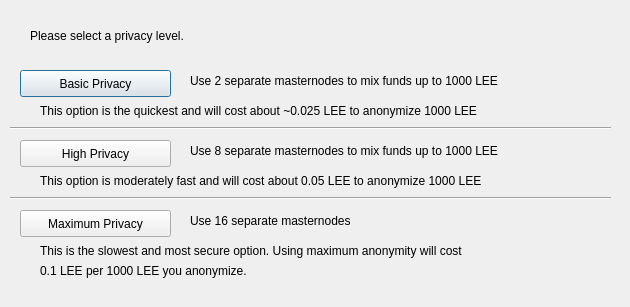
<?xml version="1.0" encoding="UTF-8"?>
<ui version="4.0">
 <class>DarksendConfig</class>
 <widget class="QDialog" name="DarksendConfig">
  <property name="geometry">
   <rect>
    <x>0</x>
    <y>0</y>
    <width>630</width>
    <height>307</height>
   </rect>
  </property>
  <property name="windowTitle">
   <string>Configure Darksend</string>
  </property>
  <widget class="QPushButton" name="buttonBasic">
   <property name="geometry">
    <rect>
     <x>20</x>
     <y>70</y>
     <width>151</width>
     <height>27</height>
    </rect>
   </property>
   <property name="text">
    <string>Basic Privacy</string>
   </property>
  </widget>
  <widget class="QPushButton" name="buttonHigh">
   <property name="geometry">
    <rect>
     <x>20</x>
     <y>140</y>
     <width>151</width>
     <height>27</height>
    </rect>
   </property>
   <property name="text">
    <string>High Privacy</string>
   </property>
  </widget>
  <widget class="QPushButton" name="buttonMax">
   <property name="geometry">
    <rect>
     <x>20</x>
     <y>210</y>
     <width>151</width>
     <height>27</height>
    </rect>
   </property>
   <property name="text">
    <string>Maximum Privacy</string>
   </property>
  </widget>
  <widget class="QLabel" name="label">
   <property name="geometry">
    <rect>
     <x>30</x>
     <y>20</y>
     <width>571</width>
     <height>31</height>
    </rect>
   </property>
   <property name="text">
    <string>Please select a privacy level.</string>
   </property>
  </widget>
  <widget class="QLabel" name="label_2">
   <property name="geometry">
    <rect>
     <x>190</x>
     <y>70</y>
     <width>421</width>
     <height>21</height>
    </rect>
   </property>
   <property name="text">
    <string>Use 2 separate masternodes to mix funds up to 1000 LEE</string>
   </property>
  </widget>
  <widget class="QLabel" name="label_3">
   <property name="geometry">
    <rect>
     <x>190</x>
     <y>140</y>
     <width>411</width>
     <height>21</height>
    </rect>
   </property>
   <property name="text">
    <string>Use 8 separate masternodes to mix funds up to 1000 LEE</string>
   </property>
  </widget>
  <widget class="QLabel" name="label_4">
   <property name="geometry">
    <rect>
     <x>190</x>
     <y>210</y>
     <width>421</width>
     <height>21</height>
    </rect>
   </property>
   <property name="text">
    <string>Use 16 separate masternodes</string>
   </property>
  </widget>
  <widget class="QLabel" name="label_6">
   <property name="geometry">
    <rect>
     <x>40</x>
     <y>100</y>
     <width>561</width>
     <height>21</height>
    </rect>
   </property>
   <property name="text">
    <string>This option is the quickest and will cost about ~0.025 LEE to anonymize 1000 LEE</string>
   </property>
  </widget>
  <widget class="QLabel" name="label_7">
   <property name="geometry">
    <rect>
     <x>40</x>
     <y>170</y>
     <width>561</width>
     <height>21</height>
    </rect>
   </property>
   <property name="text">
    <string>This option is moderately fast and will cost about 0.05 LEE to anonymize 1000 LEE</string>
   </property>
  </widget>
  <widget class="QLabel" name="label_8">
   <property name="geometry">
    <rect>
     <x>40</x>
     <y>240</y>
     <width>561</width>
     <height>21</height>
    </rect>
   </property>
   <property name="text">
    <string>This is the slowest and most secure option. Using maximum anonymity will cost</string>
   </property>
  </widget>
  <widget class="QLabel" name="label_9">
   <property name="geometry">
    <rect>
     <x>40</x>
     <y>260</y>
     <width>561</width>
     <height>21</height>
    </rect>
   </property>
   <property name="text">
    <string>0.1 LEE per 1000 LEE you anonymize.</string>
   </property>
  </widget>
  <widget class="Line" name="line">
   <property name="geometry">
    <rect>
     <x>10</x>
     <y>120</y>
     <width>601</width>
     <height>16</height>
    </rect>
   </property>
   <property name="orientation">
    <enum>Qt::Horizontal</enum>
   </property>
  </widget>
  <widget class="Line" name="line_2">
   <property name="geometry">
    <rect>
     <x>10</x>
     <y>190</y>
     <width>601</width>
     <height>16</height>
    </rect>
   </property>
   <property name="orientation">
    <enum>Qt::Horizontal</enum>
   </property>
  </widget>
 </widget>
 <resources/>
 <connections/>
</ui>
